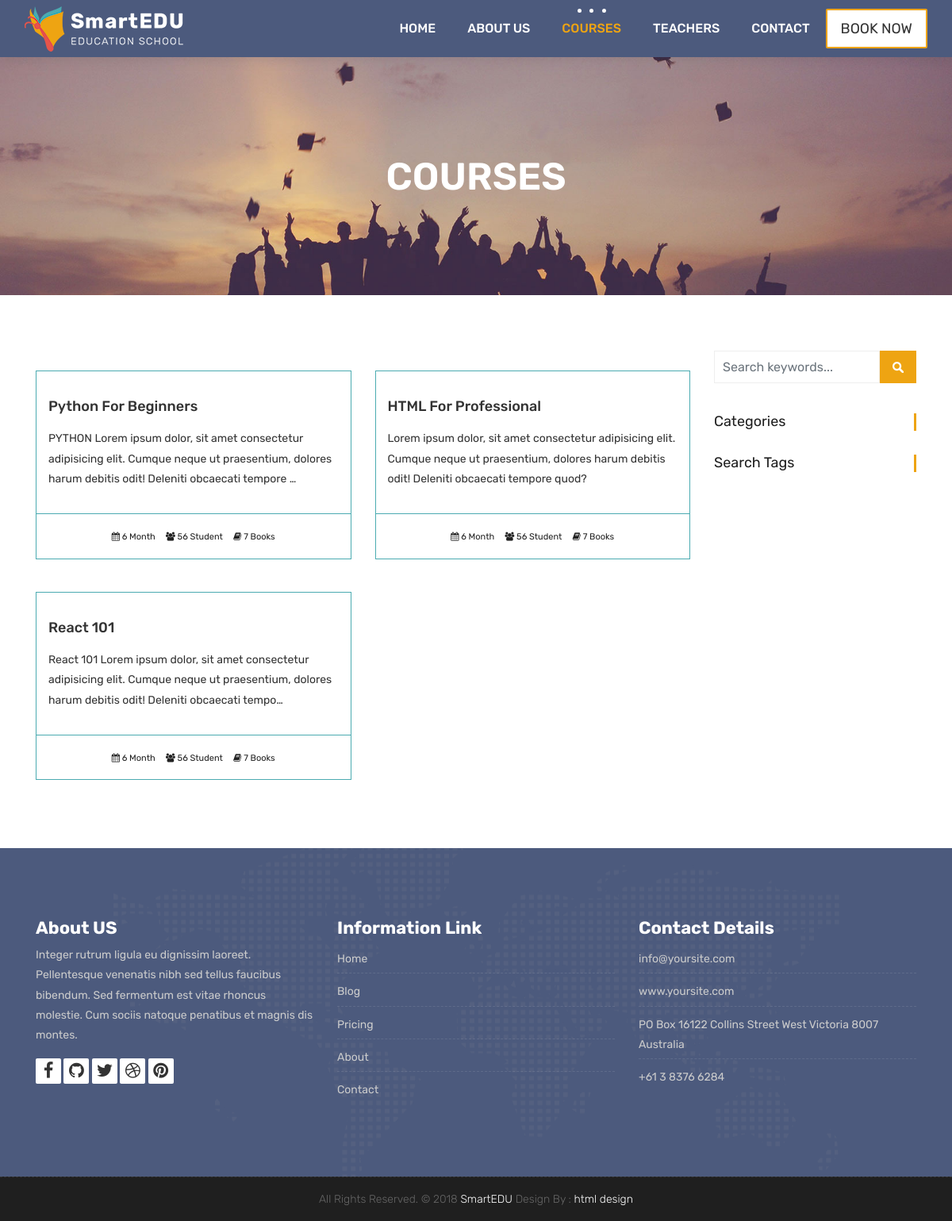
Page /courses/ on the earlier database version.
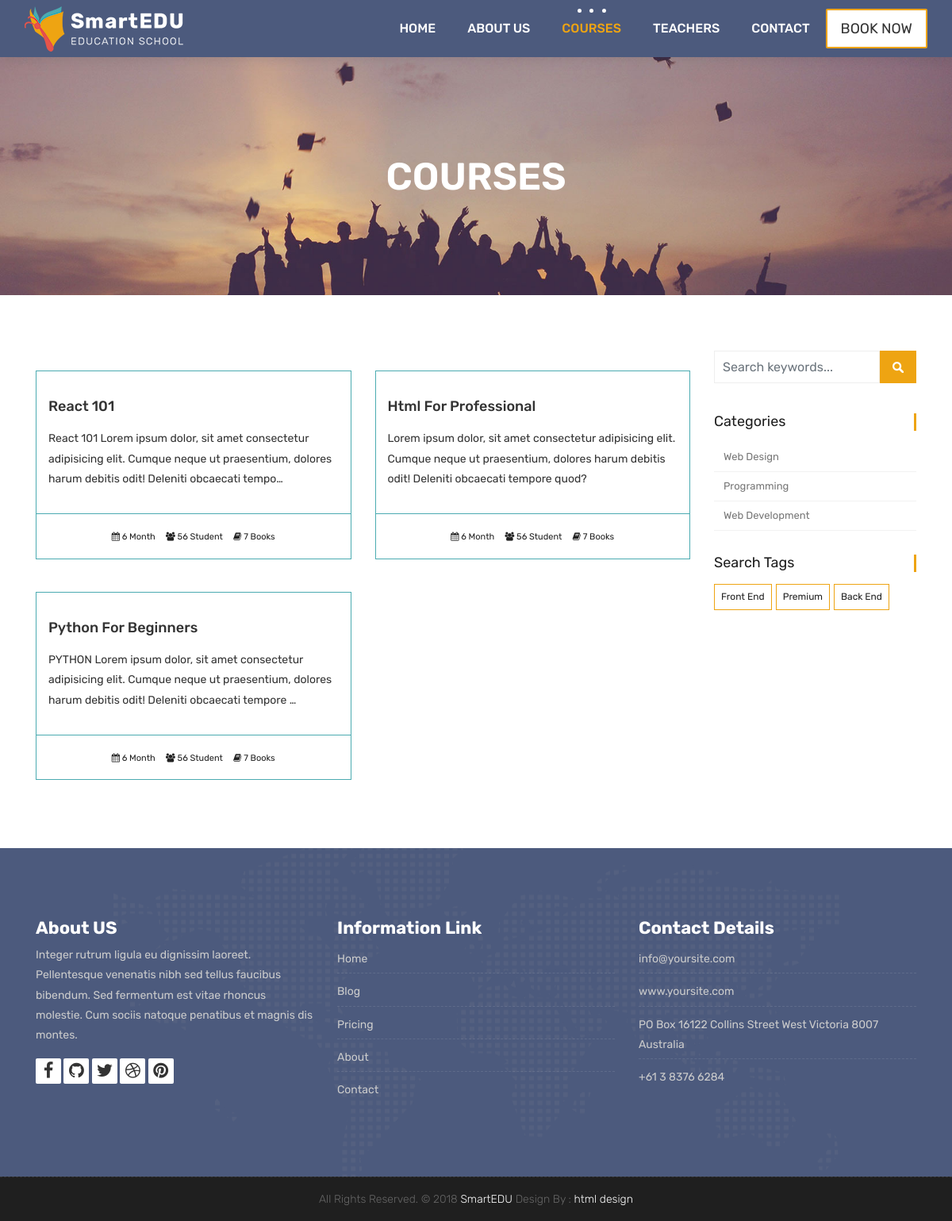
Same page on the later database version.
### courses/models.py (models this page shows, shortened)
class Course(models.Model):
    teacher = models.ForeignKey(Teacher , null=True ,on_delete=models.CASCADE)
    name=models.CharField(max_length=200,unique=True,verbose_name="Kurs Adı ",help_text="Kurs adını giriniz")
    category= models.ForeignKey(Category, null=True,on_delete=models.DO_NOTHING)
    tags=models.ManyToManyField(Tag, blank=True,null=True)
    description=models.TextField(blank=True,null=True)
    image=models.ImageField(upload_to="courses/%Y/%m/%d/", default="courses/not.png")
    date = models.DateTimeField(auto_now=True)
    available= models.BooleanField(default=True)

class Category(models.Model):
    name = models.CharField(max_length=50 ,null=True)
    slug= models.SlugField(max_length=50 , unique=True , null=True)

class Tag(models.Model):
    name = models.CharField(max_length=50 ,null=True)
    slug= models.SlugField(max_length=50 , unique=True , null=True)

### courses/views.py (the view)
# urls.py: path('', views.course_list, name="courses"),
def course_list(request, category_slug=None, tag_slug=None):
    category_page = None
    tag_page = None
    categories = categories = Category.objects.all()
    tags = Tag.objects.all()
    if category_slug != None:
        category_page = get_object_or_404(Category, slug=category_slug)
        courses = Course.objects.filter(available=True, category= category_page)
    elif tag_slug != None:
        tag_page = get_object_or_404(Tag, slug=tag_slug)
        courses = Course.objects.filter(available=True, tags=tag_page)
    else:
        courses = Course.objects.all().order_by('-date')
    context = {
        'courses': courses,
        'categories': categories,
        'tags':tags
    }
    return render(request, 'courses.html', context)

### templates/courses.html (shortened to what this page needs)
{% extends 'partials/_base.html' %}
{% load static %}
{% block content %}
	<div class="all-title-box">
		<div class="container text-center">
			<h1>COURSES</h1>
		</div>
	</div>
    <div id="overviews" class="section wb">
        <div class="container">
            <div class="row">
                <div class="col-lg-9 blog-post-single">
					<div class="row">
                        {% for course in courses %}
                        <div class="col-lg-6 col-md-6 col-12 mb-3">
                            <div class="course-item">
                                <div class="image-blog">
                                </div>
                                <div class="course-br">
                                    <div class="course-title">
                                        <h2><a href="{% url 'course_detail' course.category.slug course.id %}" title="">{{course.name}}</a></h2>
                                    </div>
                                    <div class="course-desc">
                                        <p>{{course.description | truncatechars:150}} </p>
                                    </div>
                                </div>
                                <div class="course-meta-bot">
                                    <ul>
                                        <li><i class="fa fa-calendar" aria-hidden="true"></i> 6 Month</li>
                                        <li><i class="fa fa-users" aria-hidden="true"></i> 56 Student</li>
                                        <li><i class="fa fa-book" aria-hidden="true"></i> 7 Books</li>
                                    </ul>
                                </div>
                            </div>
                        </div>
                        {% endfor %}
                    </div>
                </div>
				<div class="col-lg-3 col-12 right-single">
					<div class="widget-search">
						<div class="site-search-area">
							<form method="get" id="site-searchform" action="{% url 'search' %}">
								<div>
									<input class="input-text form-control" name="search" placeholder="Search keywords..." type="text">
									<input id="searchsubmit" value="Search" type="submit">
								</div>
							</form>
						</div>
					</div>
					<div class="widget-categories">
						<h3 class="widget-title">Categories</h3>
						<ul>
							{% for category in categories %}
							<li><a href="{% url 'courses_by_category' category.slug %}">{{category.name}}</a></li>
							{% endfor %}
						</ul>
					</div>
					<div class="widget-tags">
						<h3 class="widget-title">Search Tags</h3>
						<ul class="tags">
							{% for tag in tags %}
							<li><a href="{% url 'courses_by_tag' tag.slug %}">{% if tag.slug in request.path %} <b>{{tag.name}}</b>{% else %}{{tag.name}}{% endif %}</a></li>
							{% endfor %}
						</ul>
					</div>
				</div>
            </div>
        </div>
    </div>
    {% endblock  %}

### templates/partials/_base.html (shortened to what this page needs)
{% load static %}
<!DOCTYPE html>
<html lang="en">
    <link rel="stylesheet" href="{% static 'css/bootstrap.min.css' %}">
    <link rel="stylesheet" href="{% static 'style.css' %}">
    <link rel="stylesheet" href="{% static 'css/versions.css' %}">
    <link rel="stylesheet" href="{% static 'css/responsive.css' %}">
    <link rel="stylesheet" href="{% static 'css/custom.css' %}">
</head>
<body class="host_version">
	{% include 'partials/_navbar.html' %}
    {% block content %}
    {% endblock %}
    {% include 'partials/_footer.html' %}

### templates/partials/_navbar.html (shortened to what this page needs)
{% load static %}
<header class="top-navbar">
    <nav class="navbar navbar-expand-lg navbar-light bg-light">
        <div class="container-fluid">
            <a class="navbar-brand" href="{% url 'index' %}">
                <img src="{% static 'images/logo.png'%}" alt="SmartEDU Logo" />
            </a>
            <div class="collapse navbar-collapse" id="navbars-host">
                <ul class="navbar-nav ml-auto">
                    <li class="nav-item {% if '/' == request.path %} active {% endif %}"><a class="nav-link" href="{% url 'index' %}">Home</a></li>
                    <li class="nav-item {% if 'about' in request.path %} active {% endif %}"><a class="nav-link" href="{% url 'about' %}">About Us</a></li>
                    <li class="nav-item {% if 'courses' in request.path %} active {% endif %}"><a class="nav-link" href="{% url 'courses' %}">Courses</a></li>
                    <li class="nav-item {% if 'teachers' in request.path %} active {% endif %}"><a class="nav-link" href="{% url 'teachers' %}">Teachers</a></li>
                    <li class="nav-item {% if 'contact' in request.path %} active {% endif %}"><a class="nav-link" href="{% url 'contact' %}">Contact</a></li>
                </ul>
                <ul class="nav navbar-nav navbar-right">
                    <li><a class="hover-btn-new log orange" href="#" data-toggle="modal" data-target="#login"><span>Book Now</span></a></li>
                </ul>
            </div>
        </div>
    </nav>
</header>

### templates/partials/_footer.html (shortened to what this page needs)
{%load static %}
<footer class="footer">
    <div class="container">
        <div class="row">
            <div class="col-lg-4 col-md-4 col-xs-12">
                <div class="widget clearfix">
                    <div class="widget-title">
                        <h3>About US</h3>
                    </div>
                    <p> Integer rutrum ligula eu dignissim laoreet. Pellentesque venenatis nibh sed tellus faucibus bibendum. Sed fermentum est vitae rhoncus molestie. Cum sociis natoque penatibus et magnis dis montes.</p>
                    <div class="footer-right">
                        <ul class="footer-links-soi">
                            <li><a href="#"><i class="fa fa-facebook"></i></a></li>
                            <li><a href="#"><i class="fa fa-github"></i></a></li>
                            <li><a href="#"><i class="fa fa-twitter"></i></a></li>
                            <li><a href="#"><i class="fa fa-dribbble"></i></a></li>
                            <li><a href="#"><i class="fa fa-pinterest"></i></a></li>
                        </ul>
                    </div>
                </div>
            </div>
            <div class="col-lg-4 col-md-4 col-xs-12">
                <div class="widget clearfix">
                    <div class="widget-title">
                        <h3>Information Link</h3>
                    </div>
                    <ul class="footer-links">
                        <li><a href="#">Home</a></li>
                        <li><a href="#">Blog</a></li>
                        <li><a href="#">Pricing</a></li>
                        <li><a href="#">About</a></li>
                        <li><a href="#">Contact</a></li>
                    </ul>
                </div>
            </div>
            <div class="col-lg-4 col-md-4 col-xs-12">
                <div class="widget clearfix">
                    <div class="widget-title">
                        <h3>Contact Details</h3>
                    </div>
                    <ul class="footer-links">
                        <li><a href="mailto:#">info@yoursite.com</a></li>
                        <li><a href="#">www.yoursite.com</a></li>
                        <li>PO Box 16122 Collins Street West Victoria 8007 Australia</li>
                        <li>+61 3 8376 6284</li>
                    </ul>
                </div>
            </div>
        </div>
    </div>
</footer>
<div class="copyrights">
    <div class="container">
        <div class="footer-distributed">
            <div class="footer-center">
                <p class="footer-company-name">All Rights Reserved. &copy; 2018 <a href="#">SmartEDU</a> Design By : <a href="https://html.design/">html design</a></p>
            </div>
        </div>
    </div>
</div>
</body>
</html>

Differences in the rows shown:
changed Course "React 101": moves up the list
changed Course: name "HTML For Professional" → "Html For Professional"; moves down the list
added Category: name "Web Design"
added Category: name "Programming"
added Category: name "Web Development"
added Tag: name "Front End"
added Tag: name "Premium"
added Tag: name "Back End"
